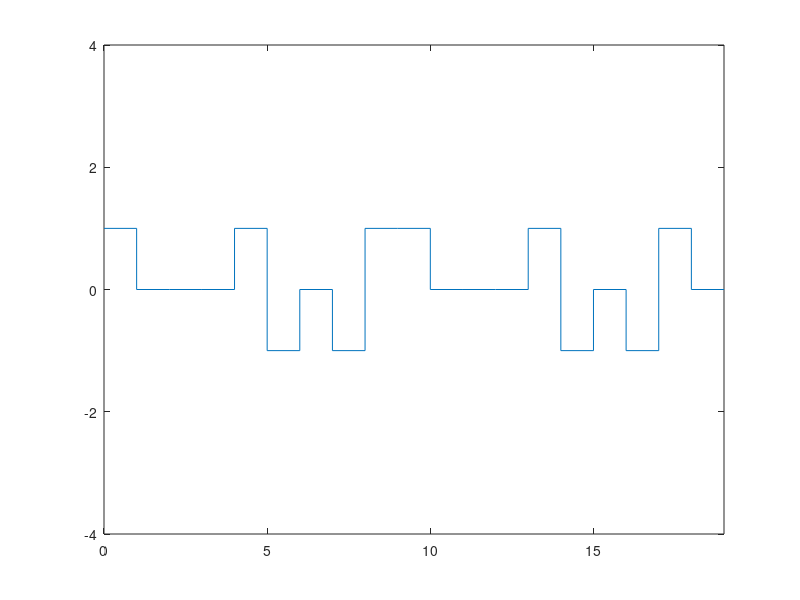

Here is the MATLAB script that generated this plot:
m=[1 0 0 0 0 0 0 0 0 1 0 0 0 0 0 0 0 0 0];
len=length(m);
w=[];
x=[];
y=[];
prev=1;

i=1;
while(i+7<len)
    if(m(i)==0 & m(i+1)==0 & m(i+2)==0 & m(i+3)==0 & m(i+4)==0 & m(i+5)==0 & m(i+6)==0 & m(i+7)==0)
        w=[w 0 0 0 prev -prev 0 -prev prev];
        prev=1;
        i=i+8;
    elseif(m(i)==0)
        w=[w 0];
        i=i+1;
    elseif(m(i)==1)
        w=[w 1];
        prev=1;
        i=i+1;
    end
end

a=1;
k=length(m)-length(w);
len=length(w)
if(k>0)
while(k~=0)
    w=[w m(len+a)];
    a=a+1;
    k=k-1;
end
end

for j=1:length(w)
    x=[x j-1 j];
    if(w(j)==0)
        y=[y 0 0];
    else
        y=[y w(j) w(j)];
    end
end

plot(x,y),axis([0,length(w),-4,4]);